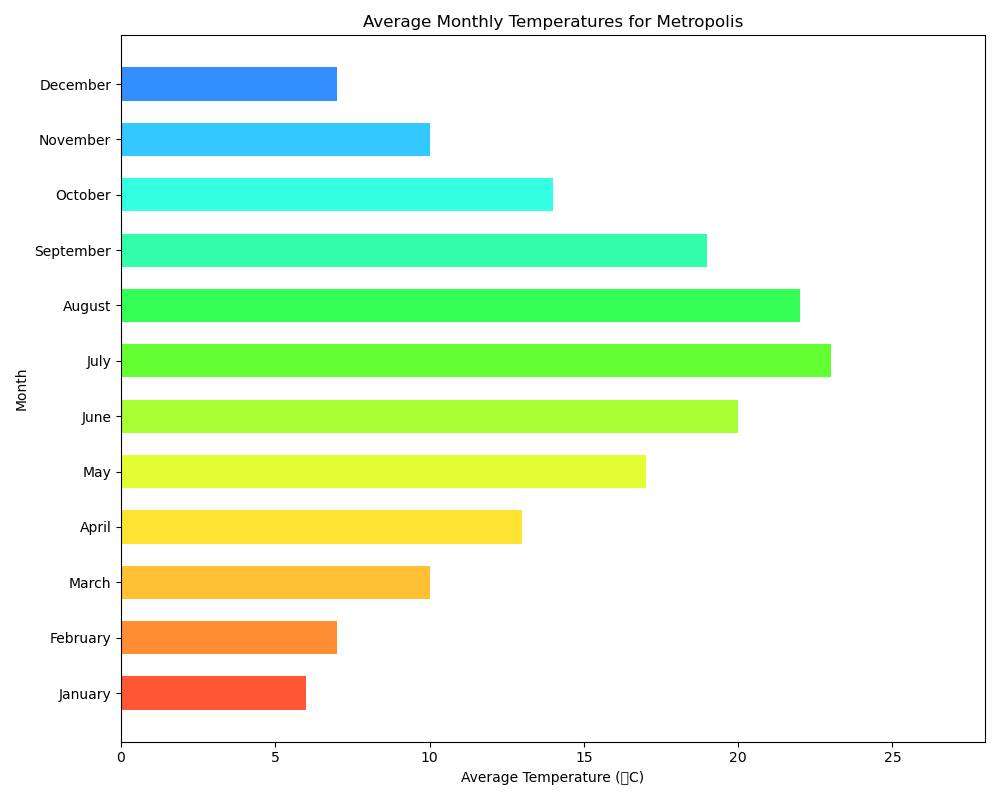

Reproduce this figure in Python.

import matplotlib.pyplot as plt

# Data
months = ['January', 'February', 'March', 'April', 'May', 'June', 'July', 'August', 'September', 'October', 'November', 'December']
temperatures = [6, 7, 10, 13, 17, 20, 23, 22, 19, 14, 10, 7]

# Colors for each bar
colors = ['#FF5733', '#FF8D33', '#FFC133', '#FFE333', '#E3FF33', '#A8FF33', '#63FF33', '#33FF57', '#33FFAB', '#33FFE3', '#33C8FF', '#338FFF']

# Create a horizontal bar chart
plt.figure(figsize=(10, 8))  # Change the figure size (width x height)
bar_height = 0.6  # Change the bar height
plt.barh(months, temperatures, color=colors, height=bar_height)

# Setting the title and labels
plt.title('Average Monthly Temperatures for Metropolis')
plt.xlabel('Average Temperature (°C)')
plt.ylabel('Month')

# Adjust the limits if necessary
plt.xlim([0, max(temperatures) + 5])

# Display the chart
plt.tight_layout()
plt.show()
